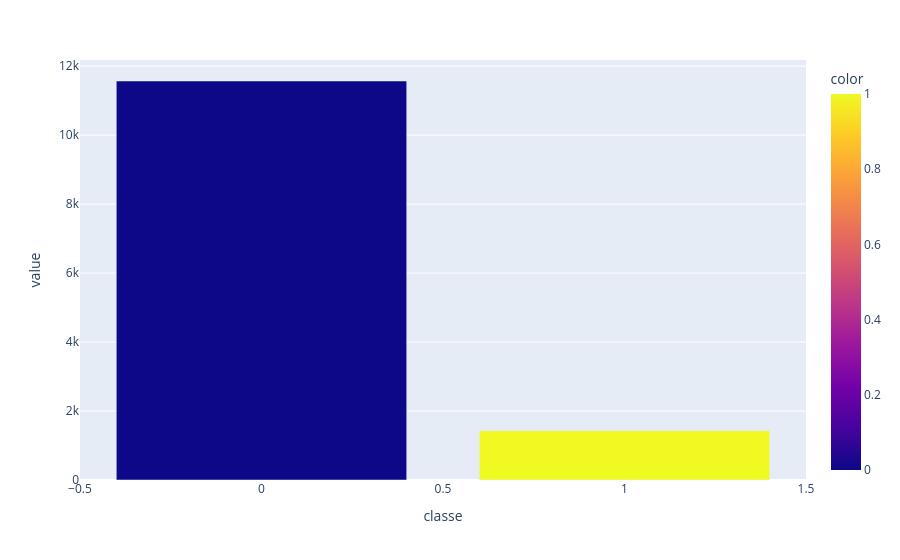

The cell this chart's notebook holds for it:
### Code cell
# Dstribuição da variavel Target - Classe
import plotly.express as px

px.bar(contagem_target, color=contagem_target.index)

### Figure 1 — Plotly figure (JSON) as saved in the notebook; plotly's stock layout.template omitted (floating-point values rounded to 4 significant figures)
{"data": [{"hovertemplate": "classe=%{x}<br>value=%{y}<br>color=%{marker.color}<extra></extra>", "legendgroup": "", "marker": {"color": [0, 1], "coloraxis": "coloraxis", "pattern": {"shape": ""}}, "name": "", "orientation": "v", "showlegend": false, "textposition": "auto", "type": "bar", "x": [0, 1], "xaxis": "x", "y": [11570, 1430], "yaxis": "y"}], "layout": {"barmode": "relative", "coloraxis": {"colorbar": {"title": {"text": "color"}}, "colorscale": [[0, "#0d0887"], [0.1111, "#46039f"], [0.2222, "#7201a8"], [0.3333, "#9c179e"], [0.4444, "#bd3786"], [0.5556, "#d8576b"], [0.6667, "#ed7953"], [0.7778, "#fb9f3a"], [0.8889, "#fdca26"], [1, "#f0f921"]]}, "legend": {"tracegroupgap": 0}, "margin": {"t": 60}, "xaxis": {"anchor": "y", "domain": [0, 1], "title": {"text": "classe"}}, "yaxis": {"anchor": "x", "domain": [0, 1], "title": {"text": "value"}}}}
